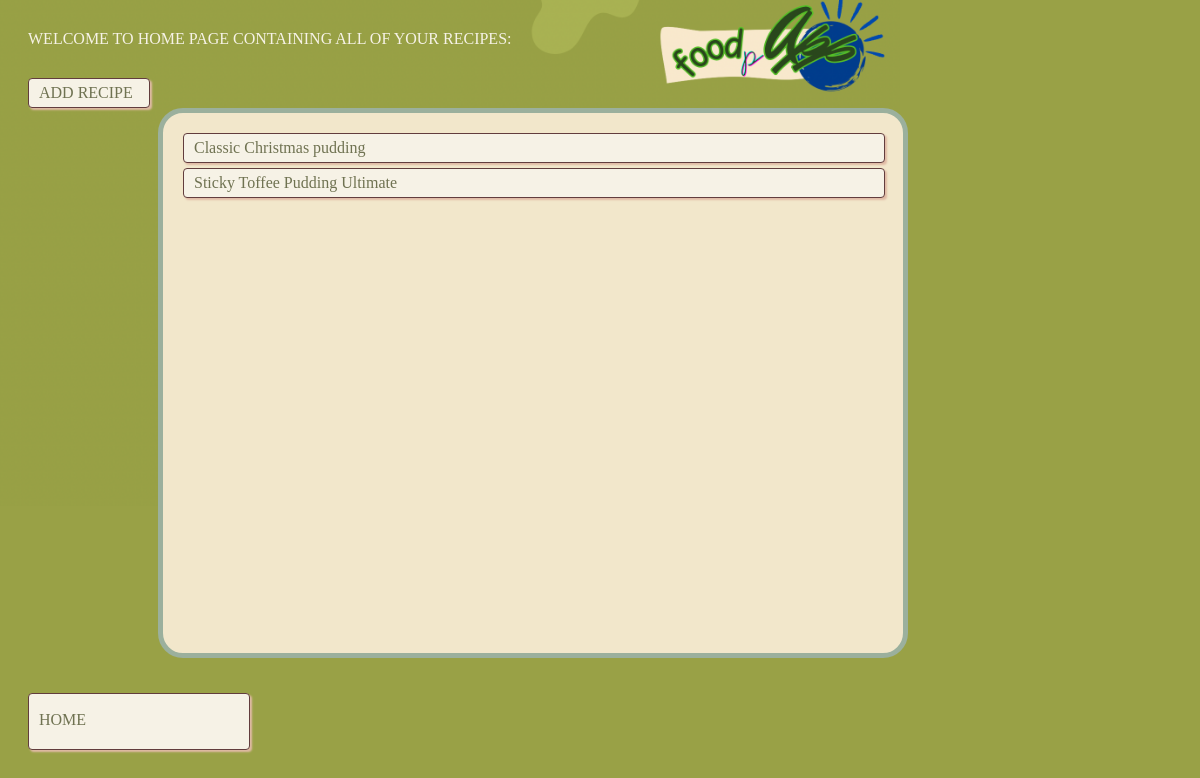
Screenshot of /home/myrecipes (signed in) with the database file from the repository.
### app/models.py (models this page shows, shortened)
class Recipe(db.Model):
    id = db.Column(db.Integer, primary_key=True)  # Primary key for recipe ID
    title = db.Column(db.String(80))  # Column for recipe title with a max length of 80 characters
    description = db.Column(db.Text, nullable=False)  # Column for recipe description (non-nullable)
    ingredients = db.Column(db.Text, nullable=False)
    instructions = db.Column(db.Text, nullable=False)
    comment_ids = db.Column(db.String, default="")
    created = db.Column(db.DateTime, default=datetime.now())  # Timestamp for when the recipe is created
    user_id = db.Column(db.Integer, db.ForeignKey('user.id'))  # Foreign key to associate with a User
    created = db.Column(db.DateTime, default=datetime.now())
    ratings = db.Column(db.String, default="")                 # String formatted as "UserID Rating UserID Rating ..."
    num_of_rating = db.Column(db.Integer, default=0)
    total_rating = db.Column(db.Integer, default=0)
    tags = db.Column(db.JSON, default={})

### app/routes.py (the view)
@myapp_obj.route("/home/myrecipes")
@login_required  # Ensure the user is logged in before accessing this route
def myrecipes():
    recipes = Recipe.query.filter_by(user_id=current_user.id).all()
    return render_template("myrecipes.html", title = "My Recipes", pageClass = "myrecipes", recipes = recipes)  # Render home.html

### app/__init__.py (called while the page is built)
@login.user_loader
def load_user(id):
    return User.query.get(int(id))  # Fetch the user by ID from the database

### app/templates/myrecipes.html
{% extends "base.html" %}
{% block content %}
	<div class = "welcome-text"> WELCOME TO HOME PAGE CONTAINING ALL OF YOUR RECIPES: </div>
	<div class = "links">
		 <a href = "{{url_for('mysinglerecipeadd')}}" id = "mysinglerecipeadd">
			<div class = "button"> ADD RECIPE  </div>
		 </a>
		 <div class = "recipes">
			{% for r in recipes %}
			 <a href = "{{url_for('mysinglerecipeview', num=r.id)}}">
			 	<div class = "button"> {{r.title}} </div>
			 </a>
			 {% endfor %}
		 </div>
	</div>
	<a href = "{{url_for('home')}}" id = "home">
		<div class = "button home-button"> HOME </div>
	</a>
{% endblock %}

### app/static/styles.css (style rules this page uses)
a { text-decoration: none; }
.welcome-text { color: #f6f2e6; margin: 30px 20px; }
div.button.home-button { position: absolute; left: 28px; bottom: 30px; width: 200px; height: 33px; margin-bottom: 20px; padding-top: 17px; }

### rows the page displays
Recipe: title "Classic Christmas pudding"
Recipe: title "Sticky Toffee Pudding Ultimate"
